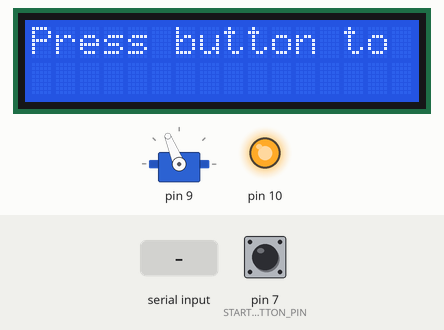
Recording of a program running on a simulated Arduino Uno, built with avr-gcc and run on an emulated ATmega328P. Shown: 16×2 character LCD, servo, output pins drawn as LEDs (lit = HIGH). Inputs (shaded band) come from the test bench; at power-on: pin 7 (START_STOP_BUTTON_PIN) HIGH. Random numbers use the default seed unless the program sets one; what the program prints to the serial monitor is not drawn.

Above: at 3.2 s.
3.3 s: pin 7 (START_STOP_BUTTON_PIN) pulled LOW for 3.2 s
At 7.3 s:
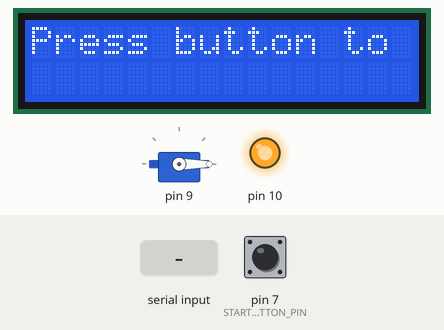
8.0 s: pin 7 (START_STOP_BUTTON_PIN) pulled LOW for 0.15 s
9.6 s: "SKIP\n" received over Serial
12.6 s: "1\n" received over Serial
15.6 s: pin 7 (START_STOP_BUTTON_PIN) pulled LOW for 1 s
At 16.81 s:
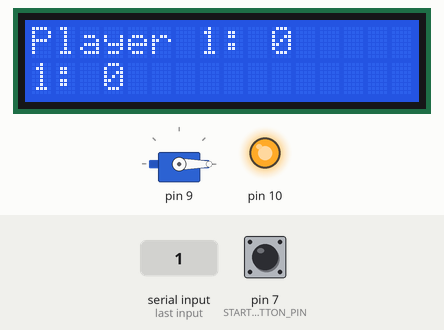
19.6 s: pin 7 (START_STOP_BUTTON_PIN) pulled LOW for 1 s
Timing chart, 0 to 22.6 s (numbered marks = the images above; inputs shaded):
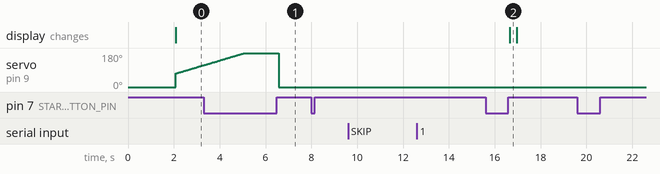

Measured:
- after the input at 8.0 s, every drawn part: stays the same
- after the input at 9.6 s, every drawn part: stays the same
- after the input at 12.6 s, every drawn part: stays the same
- after the input at 19.6 s, every drawn part: stays the same
- by itself, servo on pin 9: rises from 116° to 180° in 1.7 s, then falls to 0° in 1.5 s

The program:

main.cpp
```cpp
#include <Arduino.h>
#include <Game.h>
#include <Display.h>
#include <SPICommunication.h>
#include <Configuration.h>
#include <Servo.h>
#include <LiquidCrystal.h>
#include <ButtonLEDController.h>

void setup() {
    Serial.begin(115200);
    pinMode(START_STOP_BUTTON_PIN, INPUT_PULLUP);
    setupDisplay(display);
    setupSPI(spi);
    randomSeed(analogRead(0));
    display.showWelcomeMessage();
    welcomeMessageStartTime = millis();

}

void loop() {
    static GameState gameState = IDLE;
    bool currentButtonState = digitalRead(START_STOP_BUTTON_PIN) == LOW;
    static bool lastButtonState = HIGH;

    if (currentButtonState != lastButtonState) {
        lastDebounceTime = millis();
    }

    if ((millis() - lastDebounceTime) > debounceDelay) {
        if (currentButtonState == LOW) {
            if (gameState == IDLE) {
                gameState = ENTER_NAMES;
                gameStarted = true;
            } else {
                gameState = IDLE;
                gameStarted = false;
                display.print("Games stopped!");
                motor.resetPosition();
            }
        }
    }
    lastButtonState = currentButtonState;

    int angle = map( millis() - roundStartTime , 0, roundCountdownDuration, 0, 180);
    motor.setPosition(angle);

    switch (gameState) {
        case IDLE:
            display.print("Press button to start the game!");
            break;

        case ENTER_NAMES:
            if (millis() - welcomeMessageStartTime < welcomeMessageDuration) {
                return;
            }

            if (!nameEntryComplete) {
                if (isEnteringPlayer1) {
                    Serial.println("Enter Player 1 Name (or type 'SKIP' to use default):");
                    isEnteringPlayer1 = false;
                } else if (player1Name == "") {
                    if (Serial.available() > 0) {
                        player1Name = Serial.readStringUntil('\n');
                        player1Name.trim();
                        if (player1Name.equalsIgnoreCase("SKIP")) {
                            player1Name = "Player 1";
                        }
                        Serial.println("Enter Player 2 Name (or type 'SKIP' to use default):");
                    }
                } else if (player2Name == "") {
                    if (Serial.available() > 0) {
                        player2Name = Serial.readStringUntil('\n');
                        player2Name.trim();
                        if (player2Name.equalsIgnoreCase("SKIP")) {
                            player2Name = "Player 2";
                        }
                        nameEntryComplete = true;
                    }
                }
            }

            if (nameEntryComplete) {
                display.setPlayerNames(player1Name, player2Name);
                display.updateScore(0, 0);
                gameState = SELECTING_PLAYER;
            }

            break;

        case SELECTING_PLAYER:{
            int selectedPlayer = spi.receiveData();
            if (selectedPlayer == 1) {
                player1Starts = true;
                gameState = ROUND_COUNTDOWN;
            } else if (selectedPlayer == 2) {
                player1Starts = false;
                gameState = ROUND_COUNTDOWN;
            }

            break;}

        case ROUND_COUNTDOWN: {
            if (millis() - roundStartTime >= roundCountdownDuration) {
                if (countdownTime > 0) {
                    countdownTime--;
                }
                display.setCountdown(countdownTime);
                if (countdownTime == 0) {
                    display.clearCountdown();
                    gameState = player1Starts ? RUNNING_PLAYER1 : RUNNING_PLAYER2;
                    roundStartTime = millis();
                }
            }
            break;
        }


        case RUNNING_PLAYER1:
        case RUNNING_PLAYER2: {
    int currentPlayer = (gameState == RUNNING_PLAYER1) ? 1 : 2;

    Color currentColor = static_cast<Color>(random(0, 3));
    spi.sendData(currentColor);
    reactionStartTime = millis();
    unsigned long reactionTime = spi.receiveData();

    if (reactionTime > 0) {
        int score = game.calculateScore(reactionTime);
        if (currentPlayer == 1) {
            player1Score += score;
        } else {
            player2Score += score;
        }

        display.updateScore(player1Score, player2Score);
        gameState = ROUND_OVER;
    }

    if (millis() - roundTimerStart >= maxRoundTime) {
        if(currentPlayer == 1){
        clearRGBColor(RGB_PIN_PLAYER1_RED, RGB_PIN_PLAYER1_GREEN, RGB_PIN_PLAYER1_BLUE);
        gameState = ROUND_OVER;
        } else {
        clearRGBColor(RGB_PIN_PLAYER2_RED, RGB_PIN_PLAYER2_GREEN, RGB_PIN_PLAYER2_BLUE);
        gameState = ROUND_OVER;
        }
    } else {
        if(currentPlayer == 1){
        setRGBColor(RGB_PIN_PLAYER1_RED, RGB_PIN_PLAYER1_GREEN, RGB_PIN_PLAYER1_BLUE, currentColor);
        } else {
        setRGBColor(RGB_PIN_PLAYER2_RED, RGB_PIN_PLAYER2_GREEN, RGB_PIN_PLAYER2_BLUE, currentColor);
    }
    }
    break;
}

        case ROUND_OVER:
            if (currentRound < 3) {
                currentRound++;
                gameState = ROUND_COUNTDOWN;
            } else {
                gameState = GAME_OVER;
            }
            break;

        case GAME_OVER:
            display.showWinner(player1Score > player2Score ? 1 : 2);
            gameState = GAME_END_SCREEN;
            break;

        case GAME_END_SCREEN:
            if (millis() - endMessageStartTime < endMessageDuration){
                display.showWelcomeMessage();
                gameState = IDLE;
            }
            break;
    }
}
```

ButtonLEDController.h
```cpp
#ifndef BUTTONLEDCONTROLLER_H
#define BUTTONLEDCONTROLLER_H

#include <Arduino.h>

class Controls {
public:
    Controls(const int ledPins[6]);
    int readButton();
    void setLED(int index, bool state);
    void resetLEDS(int index);

private:
    int ledPins[3];
    const int buttonPinPlayer1 = A0;
    const int buttonPinPlayer2 = A1;


    const int buttonRangesPlayer1[3][2] = {
        //TREBUIE TESTATE SI ADAUGATE VALORILE BUNE PENTRU BUTOANE
        {1009, 1020},
        {999, 1007},
        {984, 997}
    };

    const int buttonRangesPlayer2[3][2] = {
    //TREBUIE TESTATE SI ADAUGATE VALORILE BUNE PENTRU BUTOANE
        {953, 982},
        {910, 951},
        {870, 905}
    };

    unsigned long lastDebounceTime[6];
    const unsigned long debounceDelay = 50;
};

#endif
```

Display.h
```cpp
#ifndef DISPLAY_H
#define DISPLAY_H

#include <Arduino.h>
#include <LiquidCrystal.h>

class Display {
public:
    Display(uint8_t rs, uint8_t enable, uint8_t d4, uint8_t d5, uint8_t d6, uint8_t d7);
    void showWelcomeMessage();
    void setCountdown(int countdownTime);
    void clearCountdown();
    void setPlayerNames(const String &name1, const String &name2);
    void updateScore(int score1, int score2);
    void showWinner(int winner);
    void print(const String &message);

private:
    LiquidCrystal lcd;
};

#endif
```

Game.h
```cpp
#ifndef GAME_H
#define GAME_H

#include "Arduino.h"
#include <Display.h>

enum Color {
    RED,
    GREEN,
    BLUE
};

enum GameState {
    IDLE = -1,
    ENTER_NAMES = 1,
    SELECTING_PLAYER = 2,
    ROUND_COUNTDOWN = 3,
    RUNNING_PLAYER1 = 4,
    RUNNING_PLAYER2 = 5,
    ROUND_OVER = 6,
    GAME_OVER = 7,
    GAME_END_SCREEN = 8
};

class Game {
public:
    Game();

    void startGame();
    void endGame();
    void startNextRoundCountdown();
    void nextRound();
    int calculateScore(unsigned long reactionTime);

private:
    GameState currentState;
    String player1Name;
    String player2Name;
    int player1Score;
    int player2Score;
    int currentRound;
};

#endif
```

SPICommunication.h
```cpp
#ifndef SPICOMMS_H
#define SPICOMMS_H

#include <SPI.h>

class SPIComms {
public:
    SPIComms();
    void sendData(uint8_t data);
    uint8_t receiveData();

private:
    void setupSPI();
};

#endif
```

ServoController.h
```cpp
#ifndef SERVOCONTROLLER_H
#define SERVOCONTROLLER_H

#include <Servo.h>

class ServoController {
public:
    ServoController(int servoPin);
    void setPosition(int angle);
    void resetPosition();

private:
    Servo servo;
    int servoPin;
};

#endif
```

ButtonLEDController.cpp
```cpp
#include "ButtonLEDController.h"

Controls::Controls(const int ledPins[6]) {
    for (int i = 0; i < 6; i++) {
        if (ledPins[i] < 0) continue; // Avoid invalid entries
        this->ledPins[i] = ledPins[i];
        pinMode(ledPins[i], OUTPUT);
        lastDebounceTime[i] = 0;
    }
}


int Controls::readButton() {
    int buttonValuePlayer1 = analogRead(buttonPinPlayer1);
    int buttonValuePlayer2 = analogRead(buttonPinPlayer2);

    for (int i = 0; i < 3; i++) {
        if (buttonValuePlayer1 >= buttonRangesPlayer1[i][0] && buttonValuePlayer1 <= buttonRangesPlayer1[i][1]) {
            if ((millis() - lastDebounceTime[i]) > debounceDelay) {
                lastDebounceTime[i] = millis();
                return i;
            }
        }
    }

    for (int i = 3; i < 6; i++) {
        if (buttonValuePlayer2 >= buttonRangesPlayer2[i][0] && buttonValuePlayer2 <= buttonRangesPlayer2[i][1]) {
            if ((millis() - lastDebounceTime[i]) > debounceDelay) {
                lastDebounceTime[i] = millis();
                return i;
            }
        }
    }

    return -1;
}

void Controls::setLED(int index, bool state) {
    if (index >= 0 && index < 6) {
        digitalWrite(ledPins[index], state ? HIGH : LOW);
    }
}

void Controls::resetLEDS(int index){
    if (index >= 0 && index < 6){
        digitalWrite(ledPins[index], LOW);
    }
}
```

Display.cpp
```cpp
#include "Display.h"
#include "Configuration.h"

extern String player1Name;
extern String player2Name;

Display::Display(uint8_t rs, uint8_t enable, uint8_t d4, uint8_t d5, uint8_t d6, uint8_t d7)
    : lcd(rs, enable, d4, d5, d6, d7) {
    lcd.begin(16, 2);
}

void Display::showWelcomeMessage() {
    lcd.clear();
    lcd.print("Welcome to the game!");
}

void Display::setPlayerNames(const String &name1, const String &name2) {
    player1Name = name1;
    player2Name = name2;
}

void Display::updateScore(int score1, int score2) {
    lcd.clear();
    lcd.setCursor(0, 0);
    lcd.print(player1Name + ": ");
    lcd.print(score1);
    lcd.setCursor(0, 1);
    lcd.print(player2Name + ": ");
    lcd.print(score2);
}

void Display::showWinner(int winner) {
    lcd.clear();
    lcd.print("Winner: ");
    lcd.print(winner == 0 ? player1Name : player2Name);

}

void Display::print(const String &message) {
    lcd.clear();
    lcd.print(message);
}

void Display::setCountdown(int countdownTime) {
    lcd.setCursor(0, 1);
    lcd.print("Countdown: ");
    lcd.print(countdownTime);
}

void Display::clearCountdown() {
    lcd.setCursor(0, 1);
    lcd.print("            ");
}
```

Game.cpp
```cpp
#include "Arduino.h"
#include <Game.h>
#include <Display.h>
#include <Configuration.h>

Game::Game() : currentState(IDLE), player1Name("Player 1"),
      player2Name("Player 2"),
      player1Score(0),
      player2Score(0),
      currentRound(0){}

void Game::startGame() {
    currentRound = 0;
    player1Score = 0;
    player2Score = 0;
    display.print("Enter names or type skip.");
    currentState = ENTER_NAMES;
}

void Game::endGame() {
    if (player1Score > player2Score) {
        winner = 0;
        display.showWinner(winner);
    } else if (player1Score < player2Score) {
        winner = 1;
        display.showWinner(winner);
    } else {
        display.print("It's a tie!");
    }
    gameState = GAME_END_SCREEN;
}

int Game::calculateScore(unsigned long reactionTime) {
    if (reactionTime > maxReactionTime) return minScore;
    return map(reactionTime, 0, maxReactionTime, maxScore, minScore);
}
```

SPICommunication.cpp
```cpp
#include "SPICommunication.h"

SPIComms::SPIComms() {
    setupSPI();
}

void SPIComms::setupSPI() {
    SPI.begin();
    pinMode(SS, OUTPUT);
    digitalWrite(SS, HIGH);
}

void SPIComms::sendData(uint8_t data) {
    digitalWrite(SS, LOW);
    SPI.transfer(data);
    digitalWrite(SS, HIGH);
}

uint8_t SPIComms::receiveData() {
    digitalWrite(SS, LOW);
    uint8_t receivedData = SPI.transfer(0x00);
    digitalWrite(SS, HIGH);
    return receivedData;
}
```

ServoController.cpp
```cpp
/* everything u need to control the servo motor*/

#include <ServoController.h>

ServoController::ServoController(int servoPin) : servoPin(servoPin) {
    servo.attach(servoPin);
    resetPosition();
}

void ServoController::setPosition(int angle) {
    if (angle >= 0 && angle <= 180) {
        servo.write(angle);
    }
}

void ServoController::resetPosition() {
    servo.write(0);
}
```

Configuration.h
```cpp
#ifndef CONFIGURATION_H
#define CONFIGURATION_H

#include <Arduino.h>
#include "Display.h"
#include "SPICommunication.h"
#include "ServoController.h"
#include "ButtonLEDController.h"
#include "Game.h"

void setupDisplay(Display &display);
void setupSPI(SPIComms &spi);
void setupServo(ServoController &motor);
void setupControls(Controls &controlsPlayer1, Controls &controlsPlayer2);
void initializeGame(Game &game);
void setRGBColor(const int rgbPinRed,const int rgbPinGreen, const int rgbPinBlue, Color color);
void clearRGBColor(const int rgbPinRed, const int rgbPinGreen, const int rgbPinBlue);

const int START_STOP_BUTTON_PIN = 7;
extern bool gameRunning;
extern unsigned long lastDebounceTime;
extern const unsigned long debounceDelay;


extern const int LED_PINS_PLAYER1[3];
extern const int LED_PINS_PLAYER2[3];
extern const int RGB_PIN_PLAYER1_RED;
extern const int RGB_PIN_PLAYER1_GREEN;
extern const int RGB_PIN_PLAYER1_BLUE;
extern const int RGB_PIN_PLAYER2_BLUE;
extern const int RGB_PIN_PLAYER2_RED;
extern const int RGB_PIN_PLAYER2_GREEN;

extern Game game;
extern Display display;
extern SPIComms spi;
extern ServoController motor;

extern unsigned long welcomeMessageStartTime;
extern const unsigned long welcomeMessageDuration;
extern unsigned long endMessageStartTime;
extern const unsigned long endMessageDuration;
extern unsigned long roundStartTime;
extern const unsigned long roundCountdownDuration;
extern unsigned long reactionStartTime;
extern unsigned long roundTimerStart;
extern const unsigned long maxRoundTime;
extern int countdownTime;
extern int currentRound;

extern String player1Name;
extern String player2Name;
extern bool nameEntryComplete;
extern bool isEnteringPlayer1;

extern GameState gameState;
extern Color currentColor;
extern bool player1Starts;
extern int player1Score;
extern int player2Score;
extern int winner;

extern const int maxScore;
extern const int minScore;
extern const unsigned long maxReactionTime;
extern bool gameStarted;
#endif
```

Configuration.cpp
```cpp
#include "Configuration.h"


bool gameRunning = false;
unsigned long lastDebounceTime = 0;
const unsigned long debounceDelay = 50;


const int LED_PINS_PLAYER1[3] = {3, 4, 5};
const int LED_PINS_PLAYER2[3] = {6, 7,8};
const int RGB_PIN_PLAYER1_RED = A2;
const int RGB_PIN_PLAYER1_GREEN = A3;
const int RGB_PIN_PLAYER1_BLUE = A4;
const int RGB_PIN_PLAYER2_BLUE = A5;
const int RGB_PIN_PLAYER2_RED = 2;
const int RGB_PIN_PLAYER2_GREEN = 1;

Game game;
Display display(8, 6, 5, 4, 3, 2);
Controls buttonLEDControllerPlayer1(LED_PINS_PLAYER1);
Controls buttonLEDControllerPlayer2(LED_PINS_PLAYER2);
SPIComms spi;
ServoController motor(9);

unsigned long welcomeMessageStartTime = 0;
const unsigned long welcomeMessageDuration = 5000;
unsigned long endMessageStartTime = 0;
const unsigned long endMessageDuration = 5000;
unsigned long roundStartTime = 0;
const unsigned long roundCountdownDuration = 5000;
unsigned long reactionStartTime = 0;
unsigned long roundTimerStart = 0;
const unsigned long maxRoundTime = 30000;
int countdownTime = 5;
int currentRound = 0;

String player1Name = "";
String player2Name = "";
bool nameEntryComplete = false;
bool isEnteringPlayer1 = true;

GameState gameState = IDLE;
Color currentColor;
bool player1Starts = true;
int player1Score = 0;
int player2Score = 0;
int winner = 0;

const int maxScore = 100;
const int minScore = 0;
const unsigned long maxReactionTime = 3000;
bool gameStarted = false;

void setupDisplay(Display &display) {
    display.showWelcomeMessage();
    delay(2000);
    display.updateScore(0, 0);
}

void setupSPI(SPIComms &spi) {
    spi.sendData(0);
}

void setupServo(ServoController &motor) {
    motor.resetPosition();
}


void initializeGame(Game &game) {
    game.startGame();
}

void setRGBColor(const int rgbPinRed,const int rgbPinGreen, const int rgbPinBlue, Color color) {


    // Ensure the RGB pins are within a valid range for PWM
    if (rgbPinRed >= 0 && rgbPinGreen >= 0 && rgbPinBlue >= 0 &&
        rgbPinRed <= 13 && rgbPinGreen <= 13 && rgbPinBlue <= 13) {

        switch (color) {
            case RED:
                analogWrite(rgbPinRed, 255);      // Red channel full intensity
                analogWrite(rgbPinGreen, 0);      // Green off
                analogWrite(rgbPinBlue, 0);       // Blue off
                break;
            case GREEN:
                analogWrite(rgbPinRed, 0);        // Red off
                analogWrite(rgbPinGreen, 255);    // Green full intensity
                analogWrite(rgbPinBlue, 0);       // Blue off
                break;
            case BLUE:
                analogWrite(rgbPinRed, 0);        // Red off
                analogWrite(rgbPinGreen, 0);      // Green off
                analogWrite(rgbPinBlue, 255);     // Blue full intensity
                break;
        }
    }
}

void clearRGBColor(const int rgbPinRed, const int rgbPinGreen, const int rgbPinBlue) {


    // Ensure the RGB pins are within a valid range for PWM
    if (rgbPinRed >= 0 && rgbPinGreen >= 0 && rgbPinBlue >= 0 &&
        rgbPinRed <= 13 && rgbPinGreen <= 13 && rgbPinBlue <= 13) {

        analogWrite(rgbPinRed, 0);
        analogWrite(rgbPinGreen, 0);
        analogWrite(rgbPinBlue, 0);
    }
}
```
